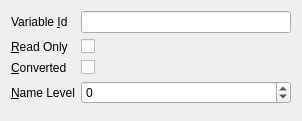
<?xml version="1.0" encoding="UTF-8"?>
<ui version="4.0">
 <class>sf::VariableIdPropertyPage</class>
 <widget class="sf::PropertyPage" name="sf::VariableIdPropertyPage">
  <property name="geometry">
   <rect>
    <x>0</x>
    <y>0</y>
    <width>302</width>
    <height>121</height>
   </rect>
  </property>
  <property name="windowTitle">
   <string>VariableIdPropertyPage</string>
  </property>
  <layout class="QFormLayout" name="formLayout_2">
   <item row="0" column="1">
    <widget class="sf::InformationIdEdit" name="iieId">
     <property name="minimumSize">
      <size>
       <width>100</width>
       <height>0</height>
      </size>
     </property>
     <property name="alignment">
      <set>Qt::AlignRight|Qt::AlignTrailing|Qt::AlignVCenter</set>
     </property>
    </widget>
   </item>
   <item row="1" column="1">
    <widget class="QCheckBox" name="cbReadOnly">
     <property name="text">
      <string/>
     </property>
    </widget>
   </item>
   <item row="0" column="0">
    <widget class="QLabel" name="lblId">
     <property name="statusTip">
      <string>Id of the variable.</string>
     </property>
     <property name="text">
      <string>Variable &amp;Id</string>
     </property>
     <property name="buddy">
      <cstring>iieId</cstring>
     </property>
    </widget>
   </item>
   <item row="1" column="0">
    <widget class="QLabel" name="lblReadOnly">
     <property name="statusTip">
      <string>Control cannot be used to change the value.</string>
     </property>
     <property name="text">
      <string>&amp;Read Only</string>
     </property>
     <property name="buddy">
      <cstring>cbReadOnly</cstring>
     </property>
    </widget>
   </item>
   <item row="2" column="0">
    <widget class="QLabel" name="lblConverted">
     <property name="statusTip">
      <string>Show the converted unit.</string>
     </property>
     <property name="text">
      <string>&amp;Converted</string>
     </property>
     <property name="buddy">
      <cstring>cbReadOnly</cstring>
     </property>
    </widget>
   </item>
   <item row="2" column="1">
    <widget class="QCheckBox" name="cbConverted">
     <property name="text">
      <string/>
     </property>
    </widget>
   </item>
   <item row="3" column="0">
    <widget class="QLabel" name="lblNameLevel">
     <property name="statusTip">
      <string>Show the converted unit.</string>
     </property>
     <property name="text">
      <string>&amp;Name Level</string>
     </property>
     <property name="buddy">
      <cstring>sbNameLevel</cstring>
     </property>
    </widget>
   </item>
   <item row="3" column="1">
    <widget class="QSpinBox" name="sbNameLevel">
     <property name="minimum">
      <number>-10</number>
     </property>
     <property name="maximum">
      <number>10</number>
     </property>
    </widget>
   </item>
  </layout>
 </widget>
 <customwidgets>
  <customwidget>
   <class>sf::InformationIdEdit</class>
   <extends>QLineEdit</extends>
   <header>gii/qt/InformationIdEdit.h</header>
  </customwidget>
  <customwidget>
   <class>sf::PropertyPage</class>
   <extends>QWidget</extends>
   <header>misc/qt/PropertyPage.h</header>
   <container>1</container>
  </customwidget>
 </customwidgets>
 <resources/>
 <connections/>
</ui>
